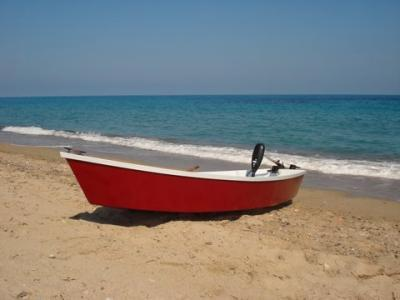
#> input picture im25.jpg, 400 x 300 px
$ jupyter execute Kmeans_v1.ipynb
#> lines starting #> are read from the running program, lines starting #| are printed output that depends on the picture; long printed decimals are rounded
[cell 1]
import numpy as np
import matplotlib.pyplot as plt
from numpy.random import default_rng
import random
import cv2

[cell 2]
##Cargar imagen
I = cv2.imread('im25.jpg')
#> I is the input picture: shape (300, 400, 3); mean B, G, R 126.2, 127.6, 127.8
I = cv2.cvtColor(I, cv2.COLOR_BGR2GRAY)
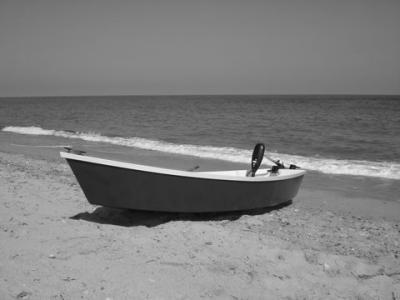
#> I: shape (300, 400); min 11, max 254, mean 127.5
##### K-means algorithm
nf,nc=I.shape
#> nf = 300; nc = 400
I=I.ravel().astype(float)
K=5 # choose number of clusters
I=np.tile(I.reshape(len(I),1),(1,K))
m = [I[random.randint(0, len(I))][0] for i in range(K)]
#> m = [151, 107, 172, 168, 99]
m = np.array(m).reshape(1,K)
#> m = [[151, 107, 172, 168, 99]]
m_prev=m[:]
#> m_prev = [[151, 107, 172, 168, 99]]
print("initials means ____")
print(*m.T)
#| [151.] [107.] [172.] [168.] [99.]

for ite in range(50):
    dist=np.sqrt((I-m)**2)
    assig=np.argmin(dist,axis=1)
    for k in range(K):
        m[0,k]=np.mean(I[assig==k,0])
    if np.sum(np.abs(m_prev-m))<0.1:
        break
    m_prev=m[:]
#> after the loop, m = [[139.8, 119.6, 184.3, 164.8, 72.77]]
print("Final means ____")
print(*m.T)
#| [139.767] [119.638] [184.264] [164.833] [72.769]


#Segmentation results
I_seg=I[:,0]*1
for k in range(K):
        I_seg[assig==k]=m[0,k]
I_seg=I_seg.reshape(nf,nc).astype(int)
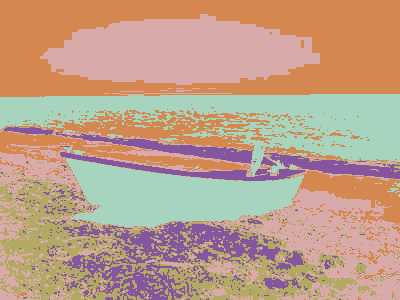
#> I_seg: shape (300, 400) int64; 5 distinct labels, from 72 to 184; one colour per label, 0 black

fig1=plt.figure(figsize = (18,7))
a = fig1.add_subplot(1, 2, 1)
plt.imshow(I[:,0].reshape(nf,nc).astype(int), cmap='gray',vmin=0,vmax=255)
plt.axis('off');

B = fig1.add_subplot(1, 2, 2)
plt.imshow(I_seg)
plt.show()
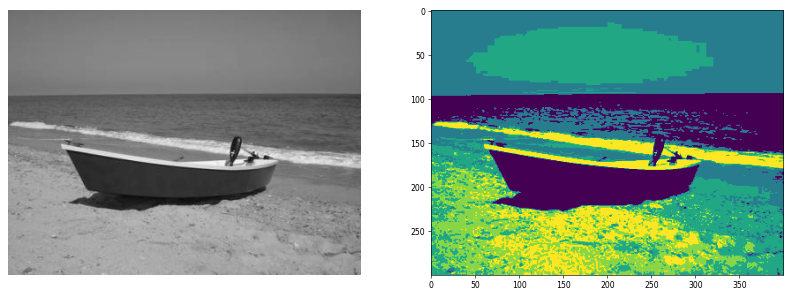
#> figure drawn by matplotlib, 2 panels

$ run again, with im21.jpg copied over im25.jpg
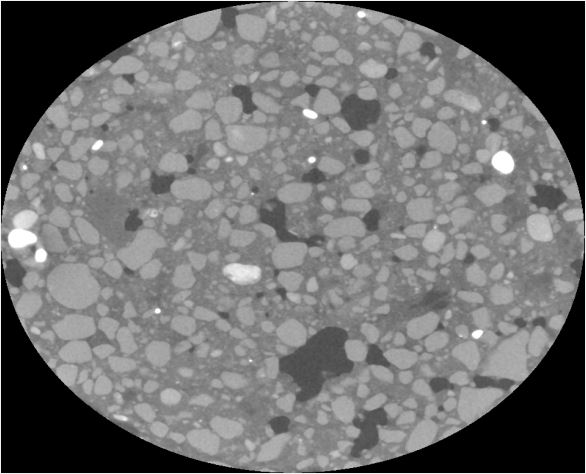
#> input picture im21.jpg, 586 x 474 px
#> I is the input picture: shape (474, 586, 3); min 0, max 255, mean 111.4
#> I: shape (474, 586)
#> `m = [I[random.randint(0, len(I))][0] for i in range(K)]`: m = [143, 135, 3, 122, 163]
#> `m = np.array(m).reshape(1,K)`: m = [[143, 135, 3, 122, 163]]
#| [143.] [135.] [3.] [122.] [163.]
#> after the loop `for ite in range(50):`: m = [[145.3, 133.1, 0.755, 114.5, 168.8]]
#| [145.308] [133.115] [0.7552] [114.467] [168.791]
#> `I_seg=I_seg.reshape(nf,nc).astype(int)`:
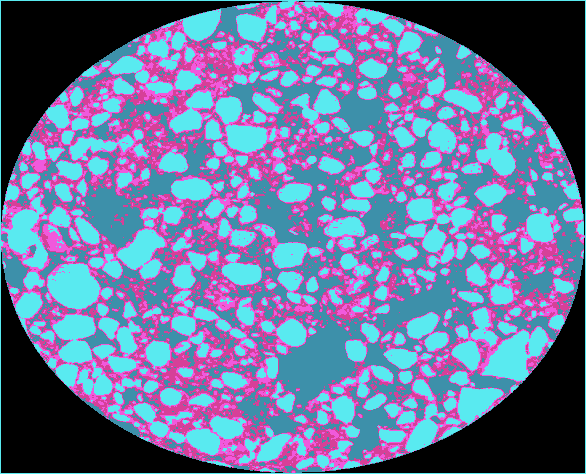
#> I_seg: shape (474, 586) int64; 5 distinct labels, from 0 to 168; one colour per label, 0 black
#> `plt.show()`:
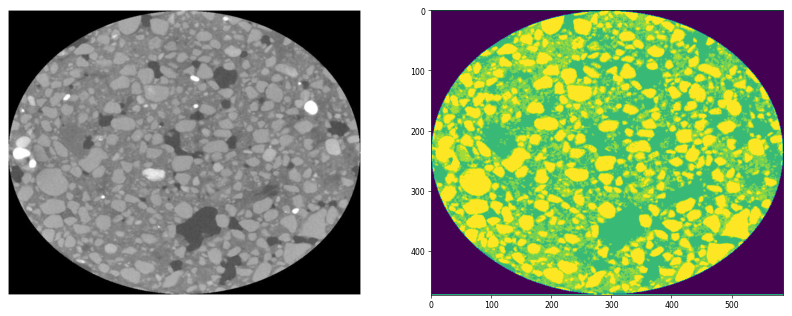
#> figure drawn by matplotlib, 2 panels

$ run again, with im22.jpg copied over im25.jpg
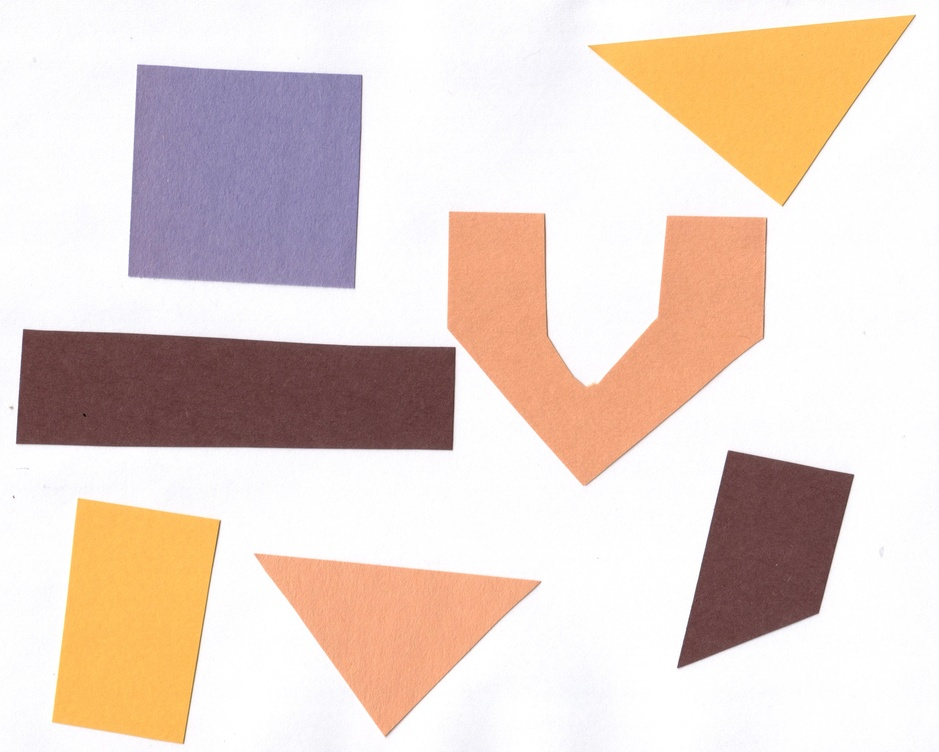
#> input picture im22.jpg, 939 x 752 px, shrunk from 3068 x 2457 before the run
#> I is the input picture: shape (752, 939, 3); mean B, G, R 203.6, 212.3, 229.6
#> `I = cv2.cvtColor(I, cv2.COLOR_BGR2GRAY)`:
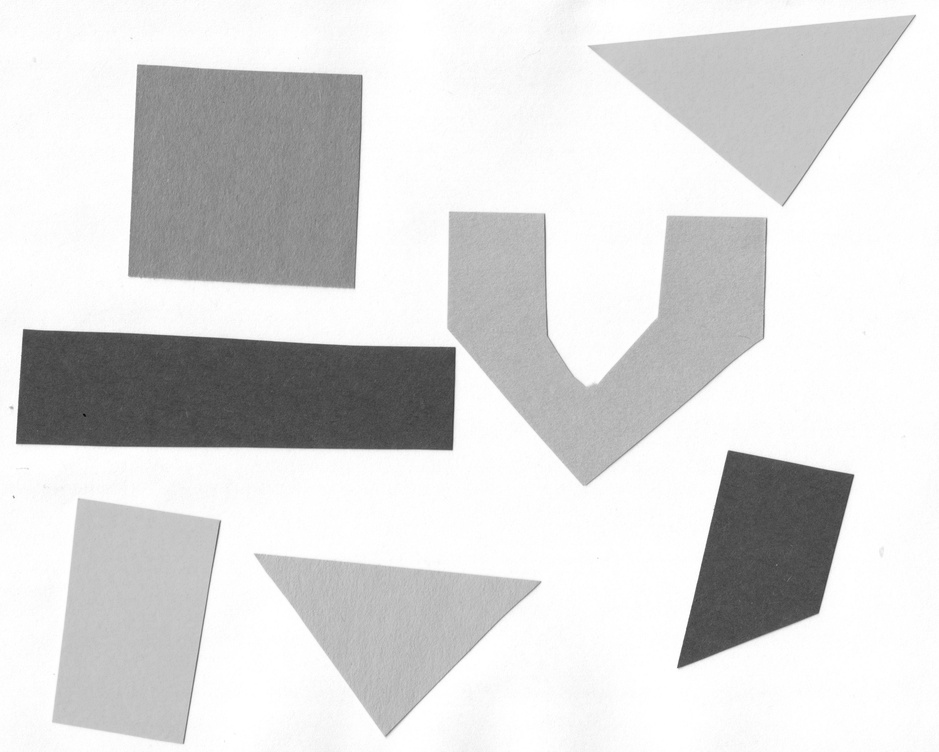
#> I: shape (752, 939); min 7, max 255, mean 216.5
#> `m = [I[random.randint(0, len(I))][0] for i in range(K)]`: m = [79, 251, 254, 253, 253]
#> `m = np.array(m).reshape(1,K)`: m = [[79, 251, 254, 253, 253]]
#| [79.] [251.] [254.] [253.] [253.]
#> the loop `for ite in range(50):` made 50 passes
#> m_prev on passes 1 to 8: [[106.2, 223, 254.3, 253, nan]], [[nan, nan, nan, nan, 216.5]], [[216.5, nan, nan, nan, nan]], [[nan, 216.5, nan, nan, nan]], [[216.5, nan, nan, nan, nan]], [[nan, 216.5, nan, nan, nan]], [[216.5, nan, nan, nan, nan]], [[nan, 216.5, nan, nan, nan]]
#> after the loop `for ite in range(50):`: m = [[nan, 216.5, nan, nan, nan]]
#| [nan] [216.471] [nan] [nan] [nan]
#> I_seg: shape (752, 939) int64; every value is 216
#> `plt.show()`:
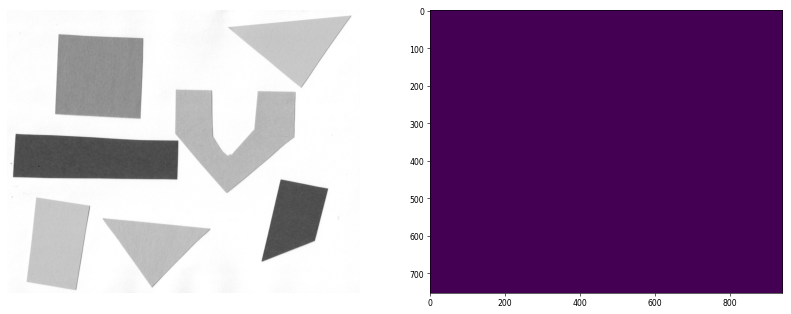
#> figure drawn by matplotlib, 2 panels

$ run again, with im23.jpg copied over im25.jpg
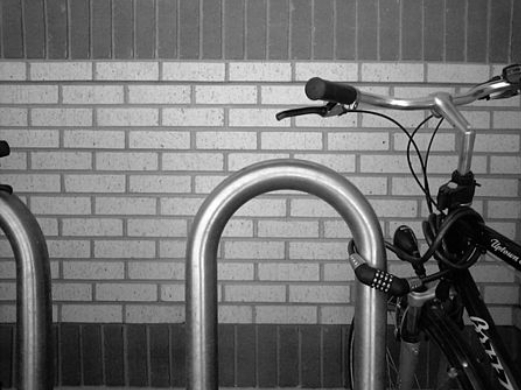
#> input picture im23.jpg, 521 x 390 px
#> I is the input picture: shape (390, 521, 3); min 0, max 255, mean 113.1
#> I: shape (390, 521)
#> `m = [I[random.randint(0, len(I))][0] for i in range(K)]`: m = [157, 83, 185, 106, 155]
#> `m = np.array(m).reshape(1,K)`: m = [[157, 83, 185, 106, 155]]
#| [157.] [83.] [185.] [106.] [155.]
#> after the loop `for ite in range(50):`: m = [[163.3, 50.63, 193.8, 112.5, 143.4]]
#| [163.278] [50.631] [193.758] [112.496] [143.387]
#> `I_seg=I_seg.reshape(nf,nc).astype(int)`:
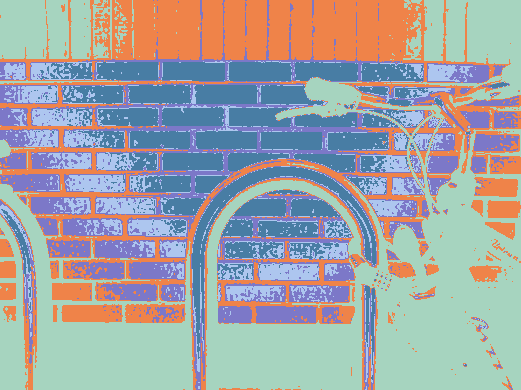
#> I_seg: shape (390, 521) int64; 5 distinct labels, from 50 to 193; one colour per label, 0 black
#> `plt.show()`:
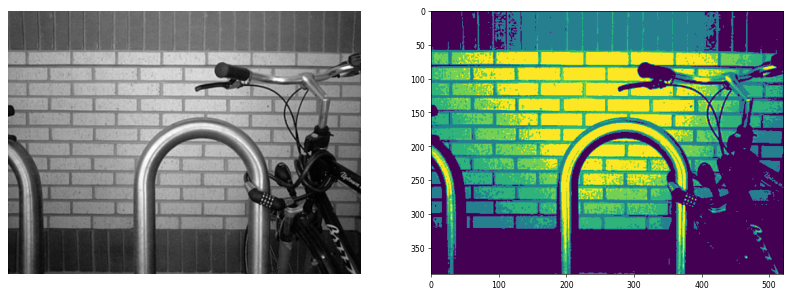
#> figure drawn by matplotlib, 2 panels
